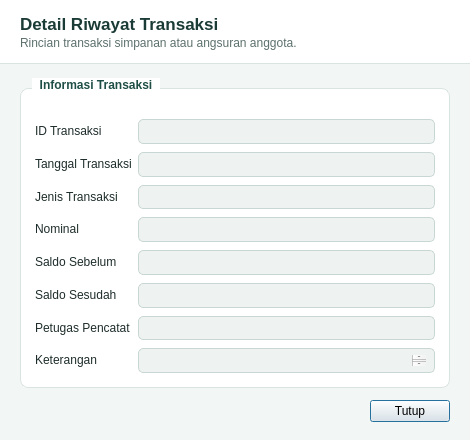
<?xml version="1.0" encoding="UTF-8"?>
<ui version="4.0">
 <class>DialogDetailTransaksi</class>
 <widget class="QDialog" name="DialogDetailTransaksi">
  <property name="geometry">
   <rect>
    <x>0</x>
    <y>0</y>
    <width>470</width>
    <height>440</height>
   </rect>
  </property>
  <property name="minimumSize">
   <size>
    <width>420</width>
    <height>400</height>
   </size>
  </property>
  <property name="windowTitle">
   <string>Detail Transaksi</string>
  </property>
  <property name="styleSheet">
   <string notr="true">QDialog {
    background-color: #F2F6F5;
    font-family: "Segoe UI", "Helvetica Neue", Arial, sans-serif;
    color: #1E2D2B;
    font-size: 13px;
}

QFrame#frameDialogHeader {
    background-color: #FFFFFF;
    border-bottom: 1px solid #D9E4E1;
}

QLabel#lblDialogTitle {
    color: #1B3B36;
    font-size: 17px;
    font-weight: bold;
}

QLabel#lblDialogSubtitle {
    color: #5C706C;
    font-size: 12px;
}

QGroupBox {
    background-color: #FFFFFF;
    border: 1px solid #D9E4E1;
    border-radius: 8px;
    margin-top: 10px;
    padding-top: 14px;
    font-weight: bold;
    color: #1B3B36;
}

QGroupBox::title {
    subcontrol-origin: margin;
    left: 12px;
    padding: 0 6px;
    background-color: #FFFFFF;
    color: #1F4E46;
}

QLabel {
    color: #1E2D2B;
}

QLineEdit, QPlainTextEdit {
    background-color: #EEF3F1;
    border: 1px solid #C8D7D3;
    border-radius: 5px;
    padding: 6px 8px;
    color: #364A47;
    font-size: 13px;
}

QPushButton[btnType="neutral"] {
    background-color: #EDF3F1;
    color: #2B423E;
    border: 1px solid #C8D7D3;
    border-radius: 5px;
    padding: 7px 16px;
}

QPushButton[btnType="neutral"]:hover {
    background-color: #DFEAE6;
}</string>
  </property>
  <layout class="QVBoxLayout" name="layoutDetailTransRoot">
   <property name="spacing">
    <number>0</number>
   </property>
   <property name="leftMargin">
    <number>0</number>
   </property>
   <property name="topMargin">
    <number>0</number>
   </property>
   <property name="rightMargin">
    <number>0</number>
   </property>
   <property name="bottomMargin">
    <number>0</number>
   </property>
   <item>
    <widget class="QFrame" name="frameDialogHeader">
     <property name="frameShape">
      <enum>QFrame::NoFrame</enum>
     </property>
     <layout class="QVBoxLayout" name="layoutDialogHeader">
      <property name="spacing">
       <number>2</number>
      </property>
      <property name="leftMargin">
       <number>20</number>
      </property>
      <property name="topMargin">
       <number>14</number>
      </property>
      <property name="rightMargin">
       <number>20</number>
      </property>
      <property name="bottomMargin">
       <number>14</number>
      </property>
      <item>
       <widget class="QLabel" name="lblDialogTitle">
        <property name="text">
         <string>Detail Riwayat Transaksi</string>
        </property>
       </widget>
      </item>
      <item>
       <widget class="QLabel" name="lblDialogSubtitle">
        <property name="text">
         <string>Rincian transaksi simpanan atau angsuran anggota.</string>
        </property>
       </widget>
      </item>
     </layout>
    </widget>
   </item>
   <item>
    <layout class="QVBoxLayout" name="layoutDetailTransBody">
     <property name="spacing">
      <number>12</number>
     </property>
     <property name="leftMargin">
      <number>20</number>
     </property>
     <property name="topMargin">
      <number>14</number>
     </property>
     <property name="rightMargin">
      <number>20</number>
     </property>
     <property name="bottomMargin">
      <number>18</number>
     </property>
     <item>
      <widget class="QGroupBox" name="grpDetailTrans">
       <property name="title">
        <string>Informasi Transaksi</string>
       </property>
       <layout class="QFormLayout" name="formDetailTrans">
        <property name="verticalSpacing">
         <number>8</number>
        </property>
        <property name="leftMargin">
         <number>14</number>
        </property>
        <property name="topMargin">
         <number>16</number>
        </property>
        <property name="rightMargin">
         <number>14</number>
        </property>
        <property name="bottomMargin">
         <number>14</number>
        </property>
        <item row="0" column="0">
         <widget class="QLabel" name="lblDetTransId">
          <property name="text">
           <string>ID Transaksi</string>
          </property>
         </widget>
        </item>
        <item row="0" column="1">
         <widget class="QLineEdit" name="txtDetTransId">
          <property name="readOnly">
           <bool>true</bool>
          </property>
         </widget>
        </item>
        <item row="1" column="0">
         <widget class="QLabel" name="lblDetTransTanggal">
          <property name="text">
           <string>Tanggal Transaksi</string>
          </property>
         </widget>
        </item>
        <item row="1" column="1">
         <widget class="QLineEdit" name="txtDetTransTanggal">
          <property name="readOnly">
           <bool>true</bool>
          </property>
         </widget>
        </item>
        <item row="2" column="0">
         <widget class="QLabel" name="lblDetTransJenis">
          <property name="text">
           <string>Jenis Transaksi</string>
          </property>
         </widget>
        </item>
        <item row="2" column="1">
         <widget class="QLineEdit" name="txtDetTransJenis">
          <property name="readOnly">
           <bool>true</bool>
          </property>
         </widget>
        </item>
        <item row="3" column="0">
         <widget class="QLabel" name="lblDetTransNominal">
          <property name="text">
           <string>Nominal</string>
          </property>
         </widget>
        </item>
        <item row="3" column="1">
         <widget class="QLineEdit" name="txtDetTransNominal">
          <property name="readOnly">
           <bool>true</bool>
          </property>
         </widget>
        </item>
        <item row="4" column="0">
         <widget class="QLabel" name="lblDetTransSebelum">
          <property name="text">
           <string>Saldo Sebelum</string>
          </property>
         </widget>
        </item>
        <item row="4" column="1">
         <widget class="QLineEdit" name="txtDetTransSebelum">
          <property name="readOnly">
           <bool>true</bool>
          </property>
         </widget>
        </item>
        <item row="5" column="0">
         <widget class="QLabel" name="lblDetTransSesudah">
          <property name="text">
           <string>Saldo Sesudah</string>
          </property>
         </widget>
        </item>
        <item row="5" column="1">
         <widget class="QLineEdit" name="txtDetTransSesudah">
          <property name="readOnly">
           <bool>true</bool>
          </property>
         </widget>
        </item>
        <item row="6" column="0">
         <widget class="QLabel" name="lblDetTransPetugas">
          <property name="text">
           <string>Petugas Pencatat</string>
          </property>
         </widget>
        </item>
        <item row="6" column="1">
         <widget class="QLineEdit" name="txtDetTransPetugas">
          <property name="readOnly">
           <bool>true</bool>
          </property>
         </widget>
        </item>
        <item row="7" column="0">
         <widget class="QLabel" name="lblDetTransKet">
          <property name="text">
           <string>Keterangan</string>
          </property>
         </widget>
        </item>
        <item row="7" column="1">
         <widget class="QPlainTextEdit" name="txtDetTransKet">
          <property name="maximumSize">
           <size>
            <width>16777215</width>
            <height>60</height>
           </size>
          </property>
          <property name="readOnly">
           <bool>true</bool>
          </property>
         </widget>
        </item>
       </layout>
      </widget>
     </item>
     <item>
      <layout class="QHBoxLayout" name="layoutDetTransButtons">
       <item>
        <spacer name="spacerDetTrans">
         <property name="orientation">
          <enum>Qt::Horizontal</enum>
         </property>
         <property name="sizeHint" stdset="0">
          <size>
           <width>40</width>
           <height>20</height>
          </size>
         </property>
        </spacer>
       </item>
       <item>
        <widget class="QPushButton" name="btnTutupDetailTrans">
         <property name="text">
          <string>Tutup</string>
         </property>
         <property name="btnType" stdset="0">
          <string>neutral</string>
         </property>
        </widget>
       </item>
      </layout>
     </item>
    </layout>
   </item>
  </layout>
 </widget>
 <resources/>
 <connections/>
</ui>
